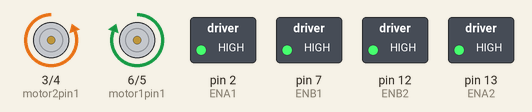
Simulated run of this sketch. Board: Arduino Uno, built with avr-gcc and run on an emulated ATmega328P. On the bench: motor-driver pin pairs drawn as motors (green arrow = first pin HIGH = forward, orange = second pin HIGH = backward, longer = more drive), switched loads named in the sketch (green lamp = pin HIGH).

Above: at 1.0 s.
At 3.0 s:
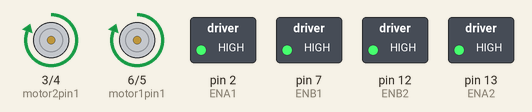
At 7.0 s:
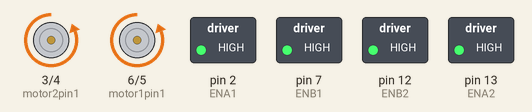
At 9.0 s:
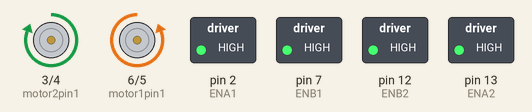
Timing chart, 0 to 11.5 s (numbered marks = the images above):
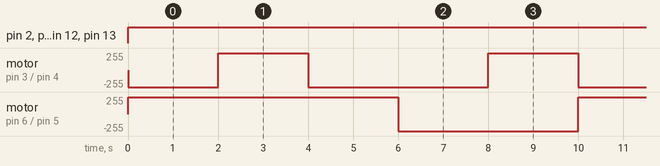

The sketch:

Motor_Working_Test.ino
```cpp
//Top Right
int motor1pin1 = 6;
int motor1pin2 = 5;

//top left
int motor2pin1 = 3;
int motor2pin2 = 4;

//bottom right
int motor3pin1 = 8;
int motor3pin2 = 9;

//top left
int motor4pin1 = 10;
int motor4pin2 = 11;

int ENB1 = 7;
int ENA1 = 2;


int ENB2 = 12;
int ENA2 = 13;


void setup() {
  pinMode(motor1pin1, OUTPUT);
  pinMode(motor1pin2, OUTPUT);
  pinMode(motor2pin1, OUTPUT);
  pinMode(motor2pin2, OUTPUT);
  pinMode(ENB1, OUTPUT);
  pinMode(ENA1, OUTPUT);
  pinMode(ENB2, OUTPUT);
  pinMode(ENA2, OUTPUT);
}

void loop() {
  digitalWrite(ENB1, HIGH);
  digitalWrite(ENA1, HIGH);
  digitalWrite(ENB2, HIGH);
  digitalWrite(ENA2, HIGH);

    GoForward();
  delay(2000);
  TurnLeft();
  delay(2000);
  GoForward();
  delay(2000);
  TurnRight();
  delay(2000);
  GoBackwards();
  delay(2000);

}

void GoForward() {

  digitalWrite(motor1pin1, HIGH);
  digitalWrite(motor1pin2, LOW);

  digitalWrite(motor3pin1, HIGH);
  digitalWrite(motor3pin2, LOW);

  digitalWrite(motor4pin1, HIGH);
  digitalWrite(motor4pin2, LOW);

  digitalWrite(motor2pin1, LOW);
  digitalWrite(motor2pin2, HIGH);
}

void GoBackwards() {

  digitalWrite(motor1pin1, LOW);
  digitalWrite(motor1pin2, HIGH);

  digitalWrite(motor3pin1, LOW);
  digitalWrite(motor3pin2, HIGH);

  digitalWrite(motor4pin1, LOW);
  digitalWrite(motor4pin2, HIGH);

  digitalWrite(motor2pin1, HIGH);
  digitalWrite(motor2pin2, LOW);
}

void TurnLeft() {

  digitalWrite(motor1pin1, HIGH);
  digitalWrite(motor1pin2, LOW);

  digitalWrite(motor2pin1, HIGH);
  digitalWrite(motor2pin2, LOW);

  digitalWrite(motor3pin1, LOW);
  digitalWrite(motor3pin2, HIGH);

  digitalWrite(motor4pin1, HIGH);
  digitalWrite(motor4pin2, LOW);
}

void TurnRight() {

  digitalWrite(motor1pin1, LOW);
  digitalWrite(motor1pin2, HIGH);

  digitalWrite(motor2pin1, LOW);
  digitalWrite(motor2pin2, HIGH);

  digitalWrite(motor3pin1, HIGH);
  digitalWrite(motor3pin2, LOW);

  digitalWrite(motor4pin1, LOW);
  digitalWrite(motor4pin2, HIGH);
}
```

Measured:
- by itself, pin 2 (ENA1), pin 7 (ENB1), pin 12 (ENB2), pin 13 (ENA2): LOW → HIGH at 0.00 s
- by itself, motor on pin 6 (motor1pin1) / pin 5 (motor1pin2): alternates forward 255/255 for 6.0 s and backward 255/255 for 4.0 s
- by itself, motor on pin 3 (motor2pin1) / pin 4 (motor2pin2): repeats every 10.0 s: forward 255/255 2.0 s, backward 255/255 4.0 s, forward 255/255 2.0 s, backward 255/255 2.0 s
